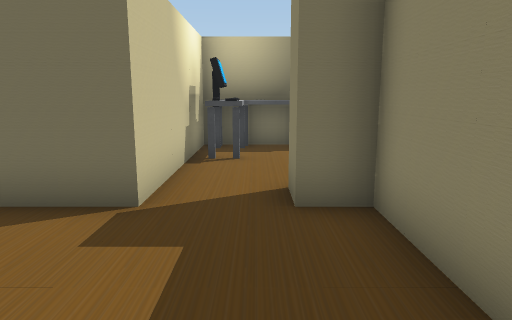
[1] (above)

13 first-person views from a walk through a scene from a Unity 3-D project. The camera is 1.4 m above the floor, tilts 10° down and sees 70° across. The floor is counted in squares, 1 m on a side. Each view is taken from the middle of a square. On the plan, view 1 faces up. The plan holds only what a view shows up to about 16 squares ahead; the rest is blank. The place goes on beyond the plan. Some surface patterns are stand-ins.

[2]
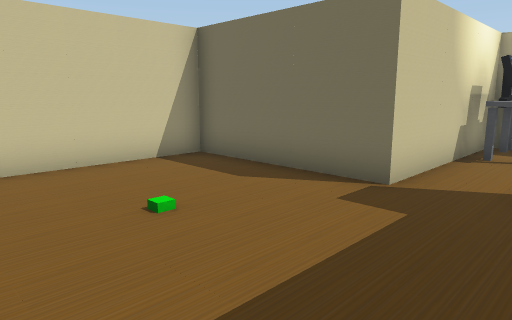

[3]
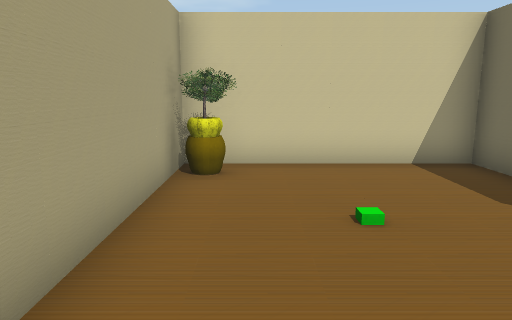

[4]
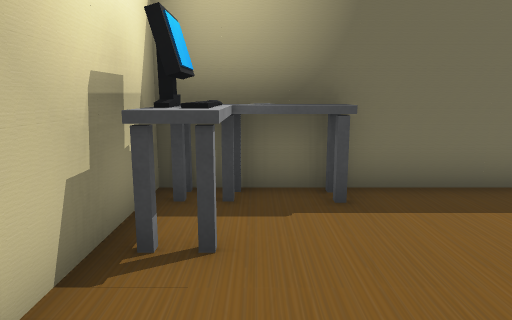

[5]
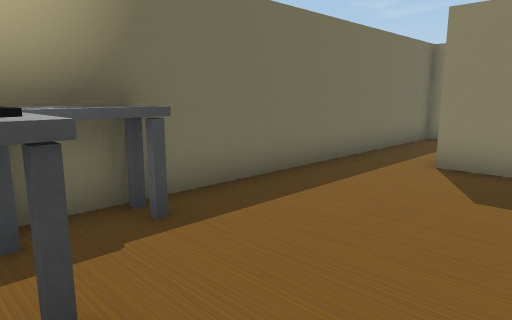

[6]
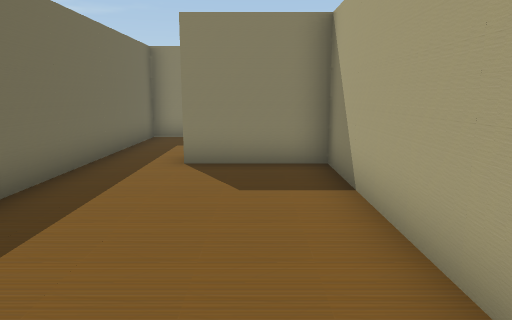

[7]
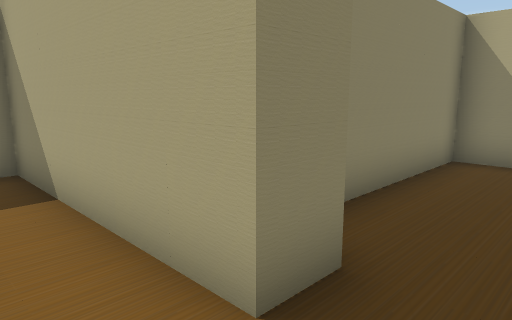

[8]
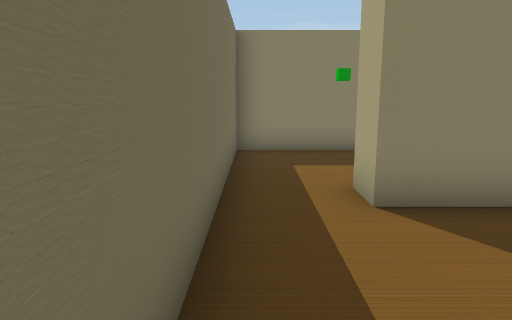

[9]
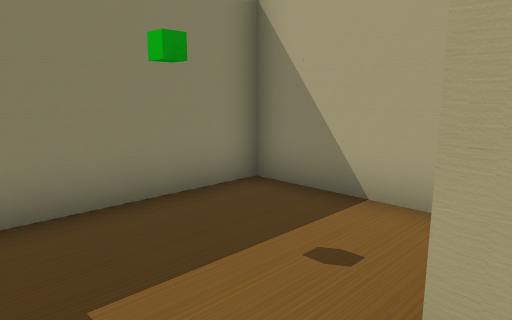

[10]
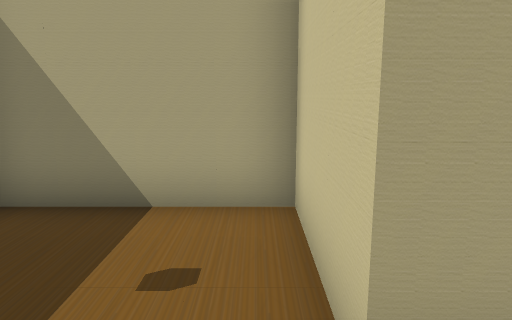

[11]
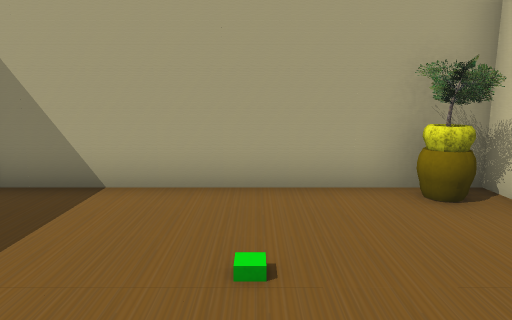

[12]
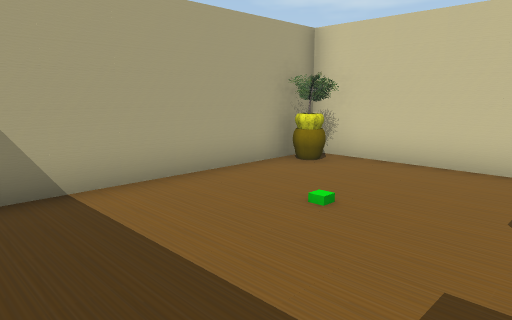

[13]
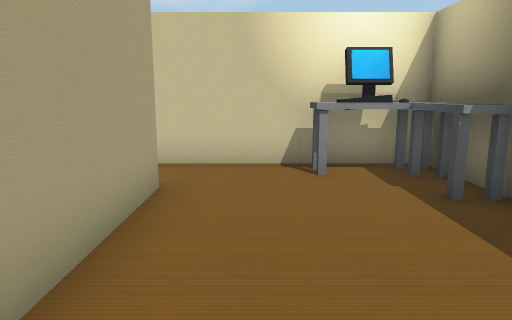

### Floor plan
Points are (right, up) in squares from view 1. A wall is a line through its corners. A room is listed if a view was taken in it or the views show most of it. See-through windows are left out.
Room 1 (views 1, 2, 3, 4, 11, 12)
walls: (-1.5, 5.5) (-1.5, 4.5) (-6.5, 4.5) (-6.5, -1.5) (1.5, -1.5) (1.5, 4.5) (0.5, 4.5) (0.5, 5.5)
ways out: opening at (-0.5, 5) to room 2
objects: plant (-6, -1) to (-5, -1); green cube (-3, 1)
Room 2 (views 5, 6, 7, 8, 9, 13)
walls: (0.5, 5.5) (6.5, 5.5) (6.5, 8.5) (7.5, 8.5); (7.5, 10.5) (-1.5, 10.5) (-1.5, 5.5)
ways out: opening at (-0.5, 5) to room 1; opening at (7, 9.5) to room 3
objects: other object (-1, 8) to (1, 10)
Room 3 (view 10)
walls: (7.5, 8.5) (7.5, 5.5) (11.5, 5.5) (11.5, 10.5) (7.5, 10.5)
ways out: opening at (7, 9.5) to room 2

Where each view was taken, in squares from view 1:
view 1: 0 up, 0 right, facing up
view 2: 1 down, 1 right, facing up-left
view 3: 0 up, 1 right, facing left
view 4: 5 up, 0 right, facing up
view 5: 6 up, 1 left, facing up-right
view 6: 7 up, 1 left, facing right
view 7: 7 up, 1 left, facing down-right
view 8: 10 up, 2 right, facing right
view 9: 10 up, 7 right, facing down-right
view 10: 10 up, 8 right, facing down
view 11: 4 up, 3 left, facing down
view 12: 4 up, 1 right, facing down-left
view 13: 7 up, 6 right, facing left
